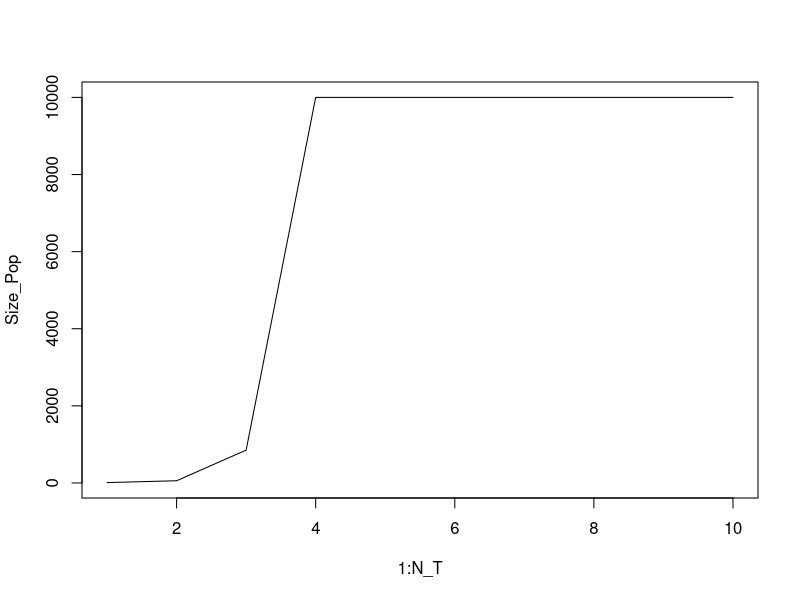
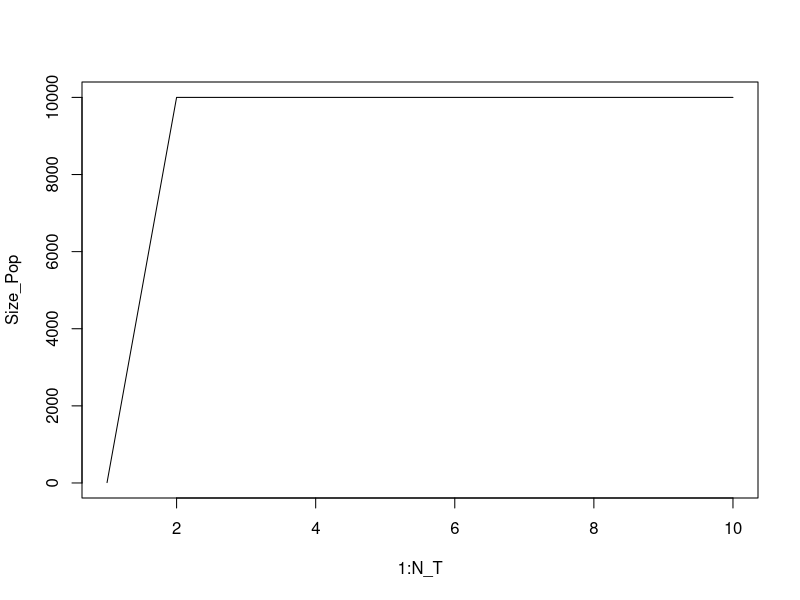

These charts were generated, in order, by the following R code:
C = 10000### max capacity
N_0 = 2 
mean_N_eggs = 30 

N_T = 10; 

#----------------------------------------Aucun contrôle -------------------------------------- 
N_pop = N_0 
N_F = rbinom(1,N_pop,0.5)  
Pop  = c(rep('F',N_F), rep('M',N_pop-N_F))

Size_Pop <- rep(0,N_T)
Size_Pop[1]<- 10 
for (t in 2:N_T){
  
  new_Pop <- c()
  for (i in 1:N_pop){
    if (Pop[i]=='F'){
      N_eggs <-  rpois(1,mean_N_eggs )
      new_Pop <- c(new_Pop,sample(c('F','M'),N_eggs,replace = TRUE))
    }
  }
  Pop <- new_Pop
  N_pop <- length(Pop)
  
  if (N_pop>C){
    Pop <- sample(Pop,C,replace=FALSE)
    N_pop <- length(Pop)
  }
  Size_Pop[t] = N_pop 
  print(c(t,N_pop))
}

plot(1:N_T,Size_Pop,type='l')


#----------------------------------------Produit chimique radical -------------------------------------- 



#---------------------------------------- Lacher males stériles------------------------------------- 
N_pop = C 
N_F = rbinom(1,N_pop,0.5)  
Pop  = c(rep('F',N_F), rep('M',N_pop-N_F))

Size_Pop <- rep(0,N_T)
Size_Pop[1]<- 10 
for (t in 2:N_T){
  
  new_Pop <- c()
  for (i in 1:N_pop){
    if (Pop[i]=='F'){
      N_eggs <-  rpois(1,50)
      new_Pop <- c(new_Pop,sample(c('F','M'),N_eggs,replace = TRUE))
    }
  }
  Pop <- new_Pop
  N_pop <- length(Pop)
  
  if (N_pop>C){
    Pop <- sample(Pop,C,replace=FALSE)
    N_pop <- length(Pop)
  }
  Size_Pop[t] = N_pop 
  print(c(t,N_pop))
}

plot(1:N_T,Size_Pop,type='l')
